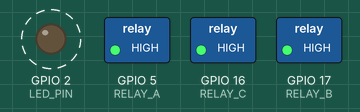
Recording of a sketch running on a simulated ESP32. Shown: switched loads named in the sketch (green lamp = pin HIGH), output pins drawn as LEDs (lit = HIGH). Dashed ring = blinking. WiFi joins after 1.5 s; servers stay silent unless stated; uploads are accepted with an empty reply; what the sketch prints to the serial monitor is not drawn.

Above: at 1.56 s.
Timing chart, 0 to 4.5 s (numbered marks = the images above):
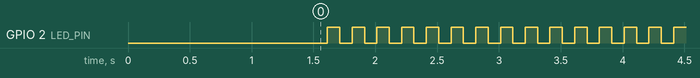

Measured:
- by itself, GPIO 2 (LED_PIN): alternates HIGH for 0.10 s and LOW for 0.10 s, 62 changes in all, then stays LOW

The sketch:

blowout-esp32-wifi.ino
```cpp
/*
 * Connects to blowout-api.lonroth.net to get information from http server.
 *
 * Toggles opens pins X,Y,Z in some fancy way when that happens.
 *
 * ESP32 How:
 *    http://dagrende.blogspot.com/2017/01/how-to-use-doit-esp32-devkit.html
 *
 *
 * DOIT ESP32 DevKit V1 Pin layout:
 *    https://docs.zerynth.com/latest/official/board.zerynth.doit_esp32/docs/index.html
 *
 */

#include <WiFi.h>
#include <Arduino.h>
#include <Ticker.h>
#include <ArduinoJson.h>

#define LED_PIN 2
#define RELAY_A 5
#define RELAY_B 17
#define RELAY_C 16


const char* ssid     = "flame";
const char* password = "blowout2018";
const char* host = "blowout-api.lonroth.net";


Ticker blinker;
// Ticker toggler;
// Ticker changer;
float blinkerPace = 0.1;  //seconds
const float togglePeriod = 5; //seconds
bool relays_disarmed = true; //relays initialized as disarmed.


void change() {
  blinkerPace = 0.5;
}

void blink() {
  digitalWrite(LED_PIN, !digitalRead(LED_PIN));
}

void toggle() {
  static bool isBlinking = false;
  if (isBlinking) {
    blinker.detach();
    isBlinking = false;
  }
  else {
    blinker.attach(blinkerPace, blink);
    isBlinking = true;
  }
  digitalWrite(LED_PIN, LOW);  //make sure LED on on after toggling (pin LOW = led ON)
}


void setup()
{
    Serial.begin(115200);

    delay(10);

    pinMode(LED_PIN, OUTPUT);
    // Set high imediately. Dont want to open relays at setup.
    pinMode(RELAY_A, OUTPUT); digitalWrite(RELAY_A, HIGH);
    pinMode(RELAY_B, OUTPUT); digitalWrite(RELAY_B, HIGH);
    pinMode(RELAY_C, OUTPUT); digitalWrite(RELAY_C, HIGH);

    // We start by connecting to a WiFi network
    Serial.println();
    Serial.println();
    Serial.print("Connecting to ");
    Serial.println(ssid);

    WiFi.begin(ssid, password);

    while (WiFi.status() != WL_CONNECTED) {
        delay(500);
        Serial.print(".");
    }

    Serial.println("");
    Serial.println("WiFi connected");
    Serial.println("IP address: ");
    Serial.println(WiFi.localIP());
    Serial.println("");

    blinker.attach(blinkerPace, blink);
}


void loop()
{
    delay(5000);

    Serial.print("connecting to ");
    Serial.println(host);

    // Use WiFiClient class to create TCP connections
    WiFiClient client;
    const int httpPort = 80;
    if (!client.connect(host, httpPort)) {
        Serial.println("connection failed");
        return;
    }

    // We now create a URI for the request
    String url = "/api/info";
    Serial.print("Requesting URL: ");
    Serial.println(url);

    // This will send the request to the server
    client.print(String("GET ") + url + " HTTP/1.1\r\n" +
                 "Host: " + host + "\r\n" +
                 "Connection: close\r\n\r\n");
    unsigned long timeout = millis();
    while (client.available() == 0) {
        if (millis() - timeout > 5000) {
            Serial.println(">>> Client Timeout !");
            client.stop();
            return;
        }
    }

    char status[32] = {0};
    client.readBytesUntil('\r', status, sizeof(status));
    if (strcmp(status, "HTTP/1.1 200 OK") != 0) {
      Serial.print(F("Unexpected response: "));
      Serial.println(status);
      return;
    }

    char endOfHeaders[] = "\r\n\r\n";
    if (!client.find(endOfHeaders)) {
      Serial.println(F("Invalid response"));
      return;
    }

    /// Handle JSON reply
    const size_t bufferSize = JSON_OBJECT_SIZE(4) + 80;
    DynamicJsonBuffer jsonBuffer(bufferSize);
    JsonObject& root = jsonBuffer.parseObject(client);

    if (!root.success()) {
      Serial.println(F("Parsing failed!"));
    }
    bool blowout = root["blowout"]; // false
    int blowout_weight = root["blowout_weight"]; //
    int current_weight = root["current_weight"]; //
    int increment = root["increment"]; // 100

    Serial.println(root["blowout"].as<char*>());
    Serial.println(root["blowout_weight"].as<char*>());
    Serial.println(root["current_weight"].as<char*>());
    Serial.println(root["increment"].as<char*>());

    // Only arm if we see a non blowout state first
    // This avoids an accidental blowout in case of a boot
    // where "blowout = true" from server. It requires a cycle
    // first. Avoiding accidents...
    if ( ! blowout ) {

      relays_disarmed = false;

    }

    // Test if we should activate relays for some time.
    if ( blowout && !relays_disarmed ) {
      digitalWrite(RELAY_A, LOW);
      digitalWrite(RELAY_B, LOW);
      digitalWrite(RELAY_C, LOW);
      delay(10000); // Keep valves up 10 sec before closing them.
      digitalWrite(RELAY_A, HIGH);
      digitalWrite(RELAY_B, HIGH);
      digitalWrite(RELAY_C, HIGH);
      relays_disarmed = true; //disarm_relays after opening relays
      // (value-min)/(max-min) => 1-(current_weight / blowout_weight)
    }

    // always play safe - turn off valves
    digitalWrite(RELAY_A, HIGH);
    digitalWrite(RELAY_B, HIGH);
    digitalWrite(RELAY_C, HIGH);

    blinkerPace = 1.0 - ((double) current_weight / blowout_weight);
    blinker.detach();
    blinker.attach(blinkerPace, blink);

    Serial.println(blinkerPace);
    Serial.println();
    Serial.println("closing connection");
}
```
